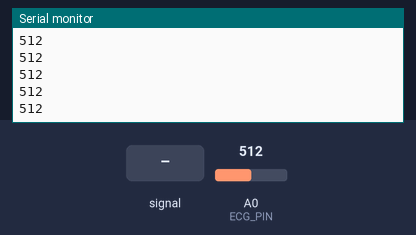
Bench run of a sketch on a simulated Arduino Uno, built with avr-gcc and run on an emulated ATmega328P. Shown: the last lines printed to the serial monitor. The inputs (shaded band) are chosen by the test bench; at power-on: A0 (ECG_PIN) = 512.

Above: at 1.2 s.
1.3 s: A0 (ECG_PIN) fed a 200 Hz sine of ±81 counts around its level
At 2.2 s:
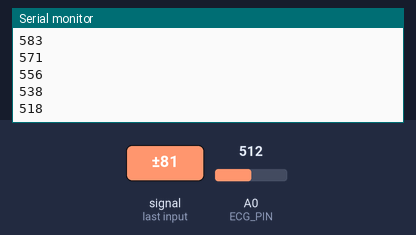
2.8 s: A0 (ECG_PIN) set to 716
At 3.6 s:
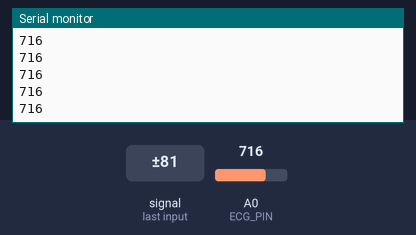
4.3 s: A0 (ECG_PIN) fed a 1000 Hz sine of ±255 counts around its level
At 5.0 s:
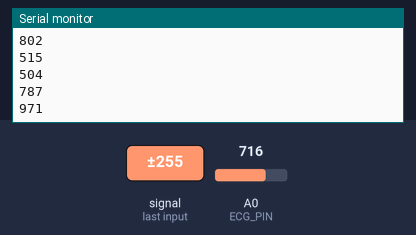
5.8 s: A0 (ECG_PIN) set to 900
At 6.5 s:
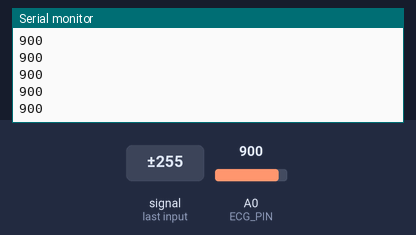
Timing chart, 0 to 8.3 s (numbered marks = the images above; inputs shaded):
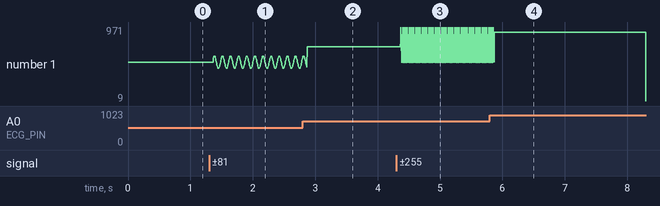

The sketch:

captura.ino
```cpp
// Definindo pino do ecg em A0
const int ECG_PIN = A0;

// Declarando variavel para armazenar ECG
int ecgData = 0;


void setup() {
  // Configurando baud rate para comunicação serial
  Serial.begin(9600);
}

void loop() {
  // Lendo sinal de ecg
  ecgData = analogRead(ECG_PIN);

  // Printando saída no monitor serial
  Serial.println(ecgData);

}
```

Measured:
- after the input at 1.3 s, the serial monitor: prints a new line after 0.07 s (image 1)
- after the input at 2.8 s, the serial monitor: prints a new line after 0.07 s (image 2)
- after the input at 4.3 s, the serial monitor: prints a new line after 0.07 s (image 3)
- after the input at 5.8 s, the serial monitor: prints a new line after 0.07 s (image 4)
- plotted number 1: 512 → 571 after the input at 1.3 s, 571 → 716 after the input at 2.8 s, 716 → 787 after the input at 4.3 s
